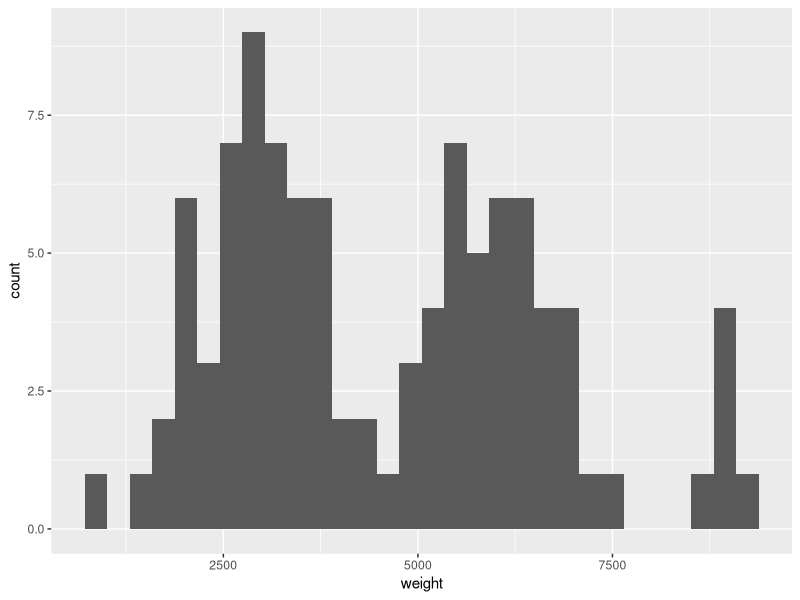
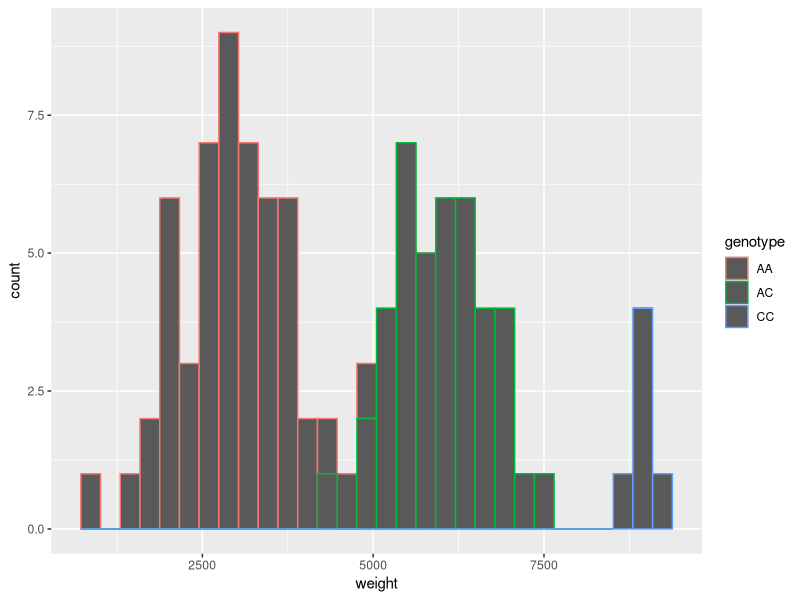
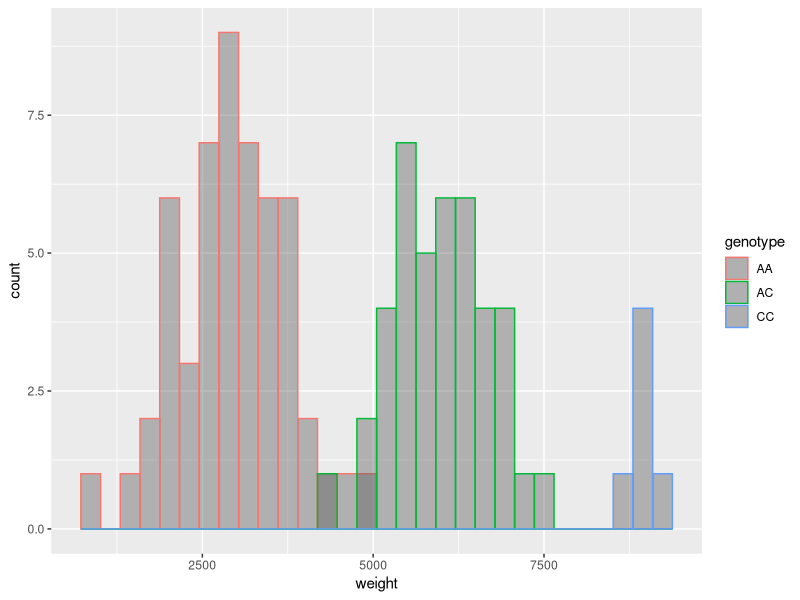
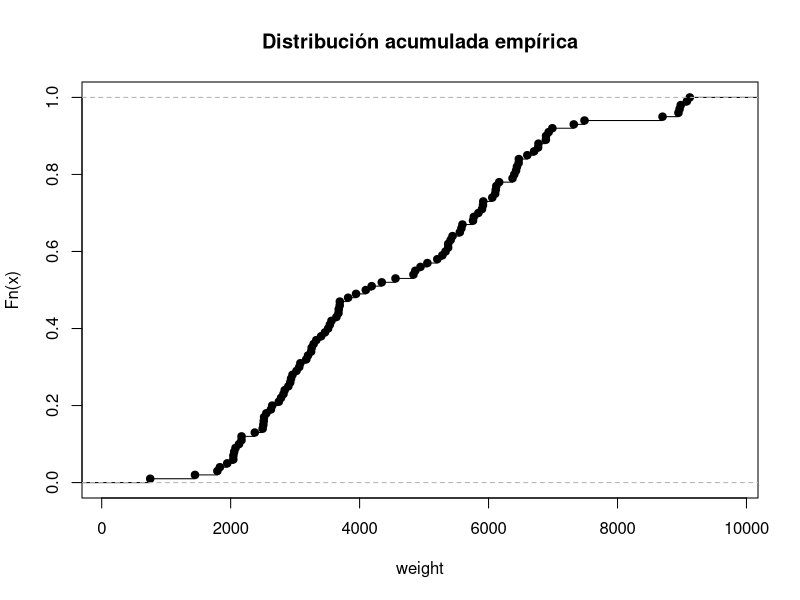
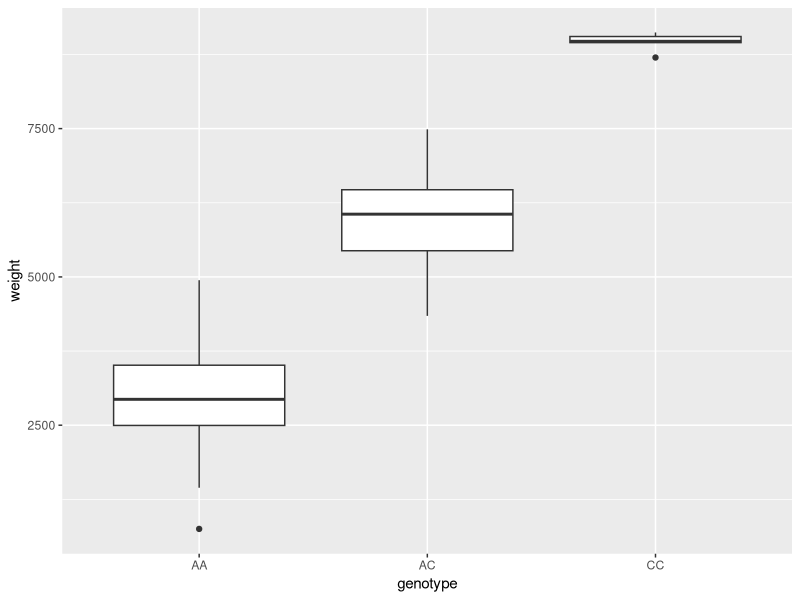
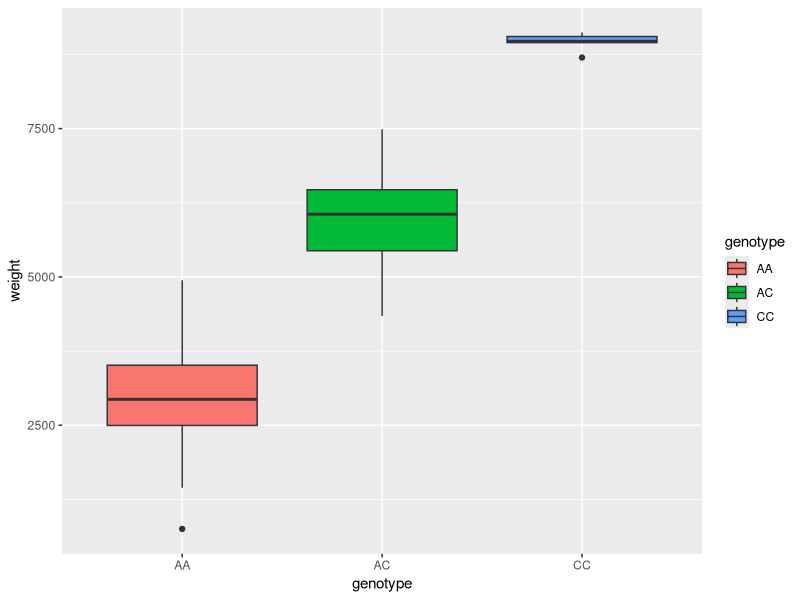
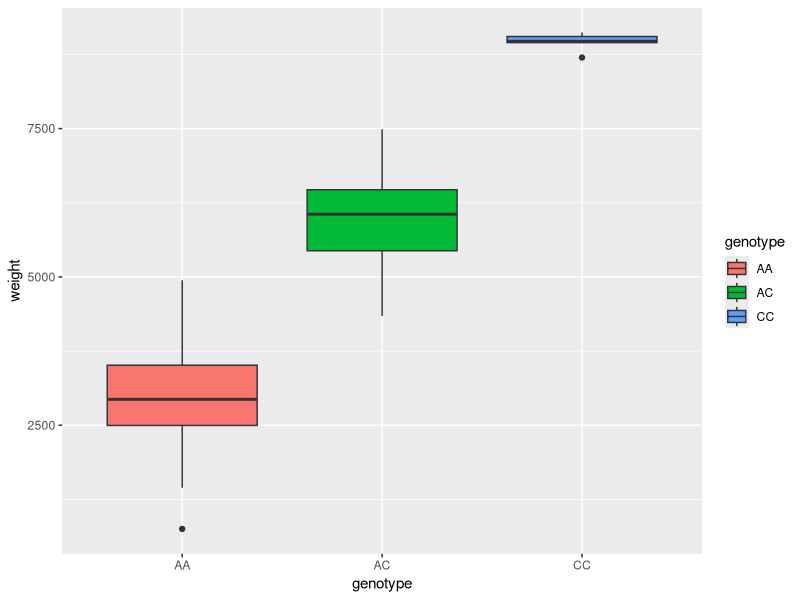
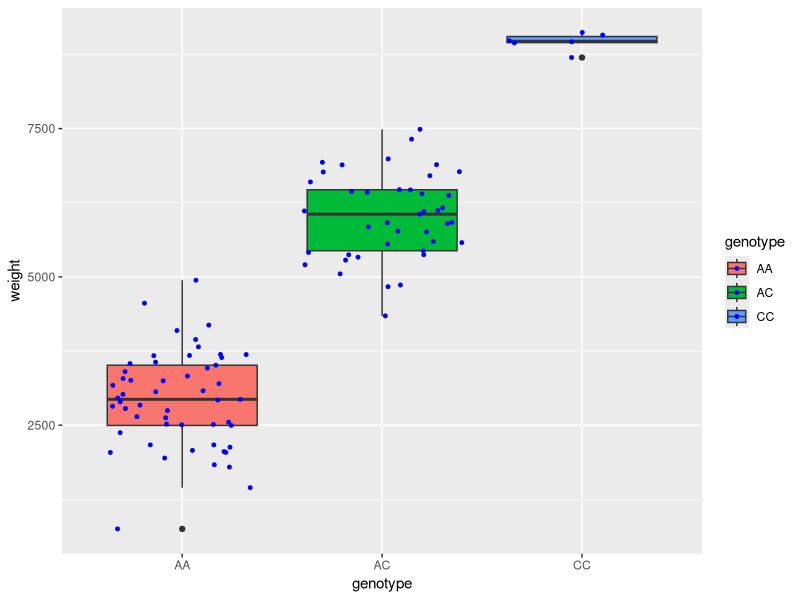

The R source for these figures, in order:
## ---- chunk 1
knitr::opts_chunk$set(echo = FALSE)
## ---- chunk 2
# Librería stats está instalada por defecto en la base de R
library(stats)

# Librería graphics está instalada por defecto en la base de R
library(graphics)

# Librería para importar datos
library(readxl)

# Librería psych para analisis de datos de matrices 
library(psych)

# Librería para gráficas avanzadas
library(ggplot2)

## ---- chunk 3
datos <- read_excel("animal.xlsx")
summary(datos)
str(datos)
## ---- chunk 4
datos$animal_id<- as.factor(datos$animal_id)
datos$genotype<- as.factor(datos$genotype)
summary(datos)
table(datos$genotype)
# Ejecute como prueba pero no incluya en el reporte esta función table(datos$weight) 
## ---- chunk 5
ggplot(datos, aes(x = weight)) +
  geom_histogram()
## ---- chunk 6
ggplot(datos, aes(x = weight)) +
  geom_histogram(aes(color = genotype))
## ---- chunk 7
ggplot(datos, aes(x = weight)) +
  geom_histogram(aes(color = genotype), 
  position = "identity", bins = 30, alpha = 0.4)
## ---- chunk 8
# Distribución acumulada empírica.
plot(ecdf(datos$weight), main="Distribución acumulada empírica", xlab="weight")
## ---- chunk 9
ggplot(datos, aes(x=genotype, y=weight)) +
    geom_boxplot()
## ---- chunk 10
ggplot(datos, aes(x=genotype, y=weight, fill=genotype)) +
    geom_boxplot()
## ---- chunk 11
ggplot(datos, aes(x=genotype, y=weight, fill=genotype)) +
    geom_boxplot()+
  labs(y="weight")
## ---- chunk 12
ggplot(datos, aes(x=genotype, y=weight, fill=genotype)) +
    geom_boxplot()+
  labs(y="weight")+
geom_jitter(color="blue", size=1, alpha=2)
## ---- chunk 13
mouse <- read_excel("mouse.xlsx")
mouse$id<- as.factor(mouse$id)
mouse$feed<- as.factor(mouse$feed)
mouse$sex<- as.factor(mouse$sex)
summary(mouse)
table(mouse$feed, mouse$sex)
# Ejecute como prueba pero no incluya en el reporte  table(mouse$feed, mouse$id) 
## ---- chunk 14
ggplot(mouse, aes(x=feed, y=weight, fill=sex)) +
    geom_boxplot()+
  labs(y="weight")
## ---- chunk 15
interaction.plot(mouse$feed, mouse$sex, mouse$weight, fun = mean)
## ---- chunk 16
interaction.plot(mouse$feed, mouse$sex, mouse$weight, fun = mean, xlab = "", ylab = "Peso promedio (g)", col=1:2, trace.label="Sexo", pch = c(15, 16), type = "b")

## ---- chunk 17
plot.design(mouse$weight~ mouse$sex * mouse$feed, xlab = "Factores", ylab="Weight", col="blue")

## ---- chunk 18
trucha <- read_excel("trucha.xlsx")
summary(trucha)
## ---- chunk 19
# Gráfica de correlación de variables continuas
pairs.panels(trucha[,], method = "pearson", hist.col = "red",  density = TRUE, font=2)
## ---- chunk 20
# Gráfica de correlación de variables continuas
pairs.panels(trucha[,2:3], method = "pearson", hist.col = "red",  density = TRUE, font=2)
